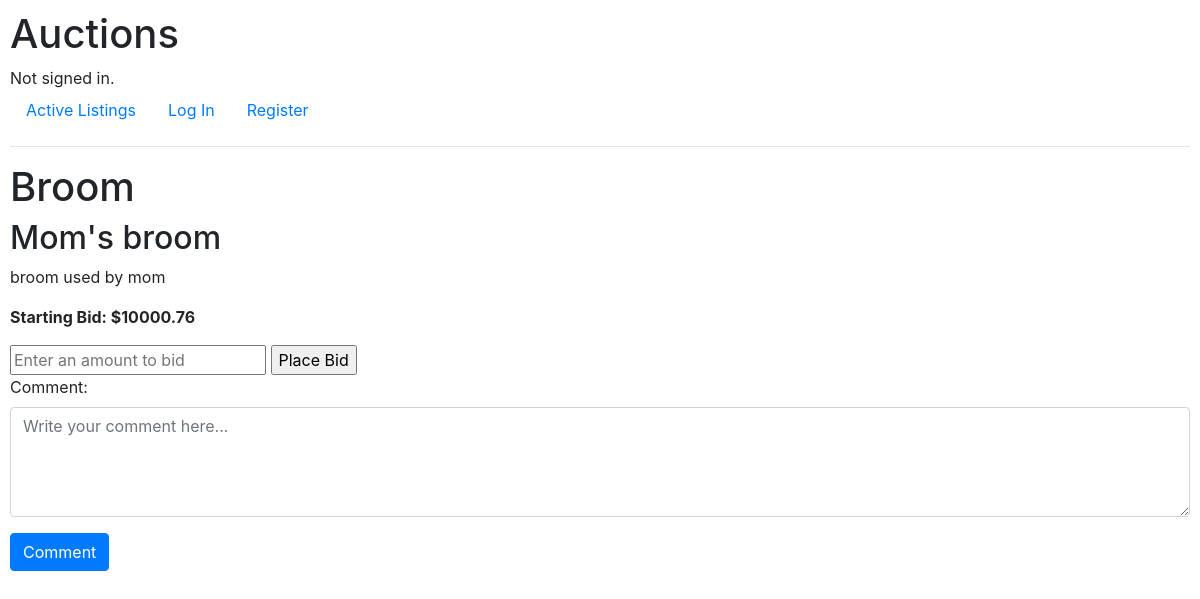
The app's page /listing_page/1, older data.
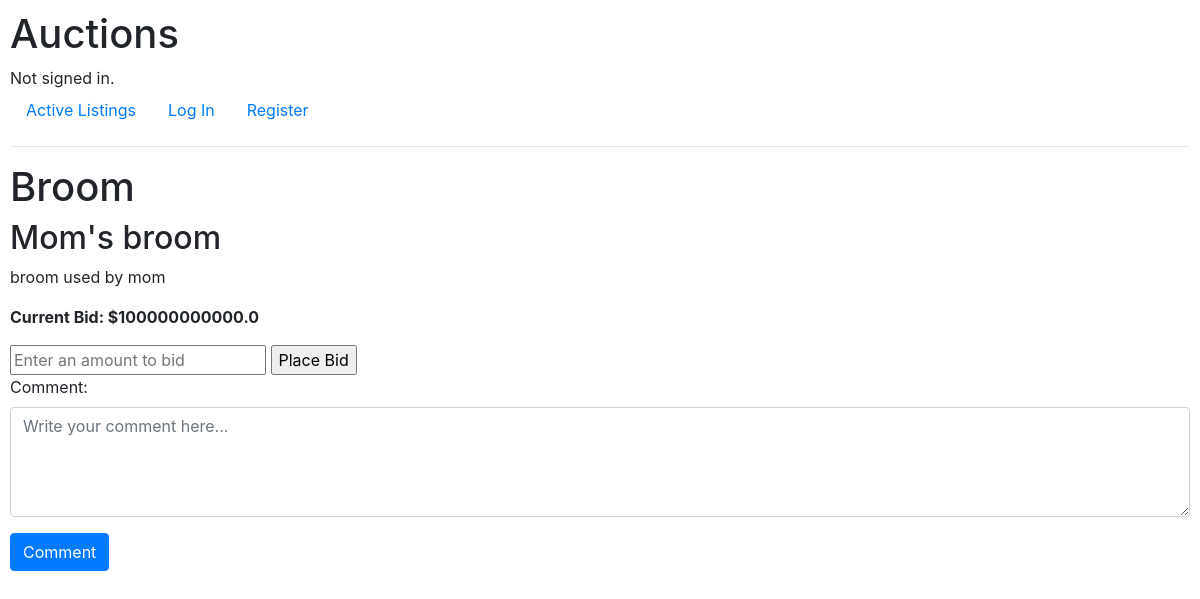
The same page, newer data.
### auctions/models.py (models this page shows, shortened)
class Auctions(models.Model):
    auction_id = models.BigAutoField(primary_key=True)
    auction_name = models.CharField(max_length=1000)
    item_image = models.CharField(
        max_length=10000, blank=True, null=True, default=None
    )
    item_category = models.CharField(max_length=1000, blank=True, null=True, default=None)
    item_name = models.CharField(max_length=1000, default="No Name")
    item_description = models.CharField(max_length=10000, default="None")
    starting_bid = models.FloatField()
    listing_creation_time = models.DateTimeField(auto_now_add=True)
    listed_by = models.ForeignKey(
        User, on_delete=models.CASCADE, related_name="listed_items"
    )
    current_bid = models.FloatField()
    current_bid_by = models.ForeignKey(
        User, blank=True, null=True,
        default=None,
        on_delete=models.SET_NULL,
        related_name="winning_bids"
    )
    status = models.CharField(max_length=4, default="Sale")
    sold_to = models.ForeignKey(
        User, blank=True,
        null=True,
        on_delete=models.SET_NULL,
        related_name="purchased_items",
    )

### auctions/views.py (the view, shortened to what this page needs)
# urls.py: path("listing_page/<int:auction_id>", views.listing_page, name="listing_page"),
def listing_page(request, auction_id):
    auction = Auctions.objects.get(pk=auction_id)
    return render(request, "auctions/listing_page.html", {
        "a": auction
    })

### auctions/templates/auctions/listing_page.html (shortened to what this page needs)
{% extends "auctions/layout.html" %} {% block body %}
<h1>{{ a.auction_name }}</h1>
<h2>{{ a.item_name }}</h2>
<p>{{ a.item_description }}</p>
{% if a.status != "Sold" %}
  {% if a.current_bid_by is None %}
    <p><strong>Starting Bid: ${{ a.starting_bid }}</strong></p>
  {% else %}
    <p><strong>Current Bid: ${{ a.current_bid }}</strong></p>
  {% endif %}
<form action="{{ a.id }}" method="post">
    <input type="text" name="bid" placeholder="Enter an amount to bid">
    <input type="submit" name="submit" value="Place Bid">
  </form>
{% else %}
  <p><strong>Item "{{ a.item_name }}" sold by user {{ a.listed_by }} at the price of ${{ a.current_bid }} to user {{ a.sold_to }}</strong></p>
{% endif %}
<form>
        <div class="form-group">
            <label for="comment">Comment:</label>
            <textarea class="form-control" id="comment" name="comment" placeholder="Write your comment here..." rows="4"></textarea>
        </div>
        <input type="submit" name="submit" class="btn btn-primary" value="Comment">
</form>
{% endblock%}

### auctions/templates/auctions/layout.html (shortened to what this page needs)
{% load static %}
<!DOCTYPE html>
<html lang="en">
    <head>
        <link rel="stylesheet" href="https://stackpath.bootstrapcdn.com/bootstrap/4.4.1/css/bootstrap.min.css">
        <link href="{% static 'auctions/styles.css' %}" rel="stylesheet">
    </head>
    <body>
        <h1>Auctions</h1>
        <div>
            {% if user.is_authenticated %}
                Signed in as <strong>{{ user.username }}</strong>.
            {% else %}
                Not signed in.
            {% endif %}
        </div>
        <ul class="nav">
            <li class="nav-item">
                <a class="nav-link" href="{% url 'auctions:index' %}">Active Listings</a>
            </li>
            {% if user.is_authenticated %}
                <li class="nav-item">
                    <a class="nav-link" href="{% url 'auctions:new_listing' %}"> Create Listing</a>
                </li>
                <li class="nav-item">
                    <a class="nav-link" href="{% url 'auctions:logout' %}">Log Out</a>
                </li>
                <li class="nav-item">
                    <a class="nav-link" href="{% url 'auctions:watchlist' %}">Watchlist</a>
                </li>
            {% else %}
                <li class="nav-item">
                    <a class="nav-link" href="{% url 'auctions:login' %}">Log In</a>
                </li>
                <li class="nav-item">
                    <a class="nav-link" href="{% url 'auctions:register' %}">Register</a>
                </li>
            {% endif %}
        </ul>
        <hr>
        {% block body %}
        {% endblock %}
    </body>
</html>

### auctions/static/auctions/styles.css (style rules this page uses)
body { padding: 10px; }

Row changes from the older to the newer data that the page shows:
changed Auctions "Broom": current_bid_by_id empty → 1 (drawn); current_bid (not shown) → "100000000000.0"; starting_bid "10000.76" → (not shown)
Text that changed along with them:
text no longer shown: "Starting Bid: $"
text now shown: "Current Bid: $"
